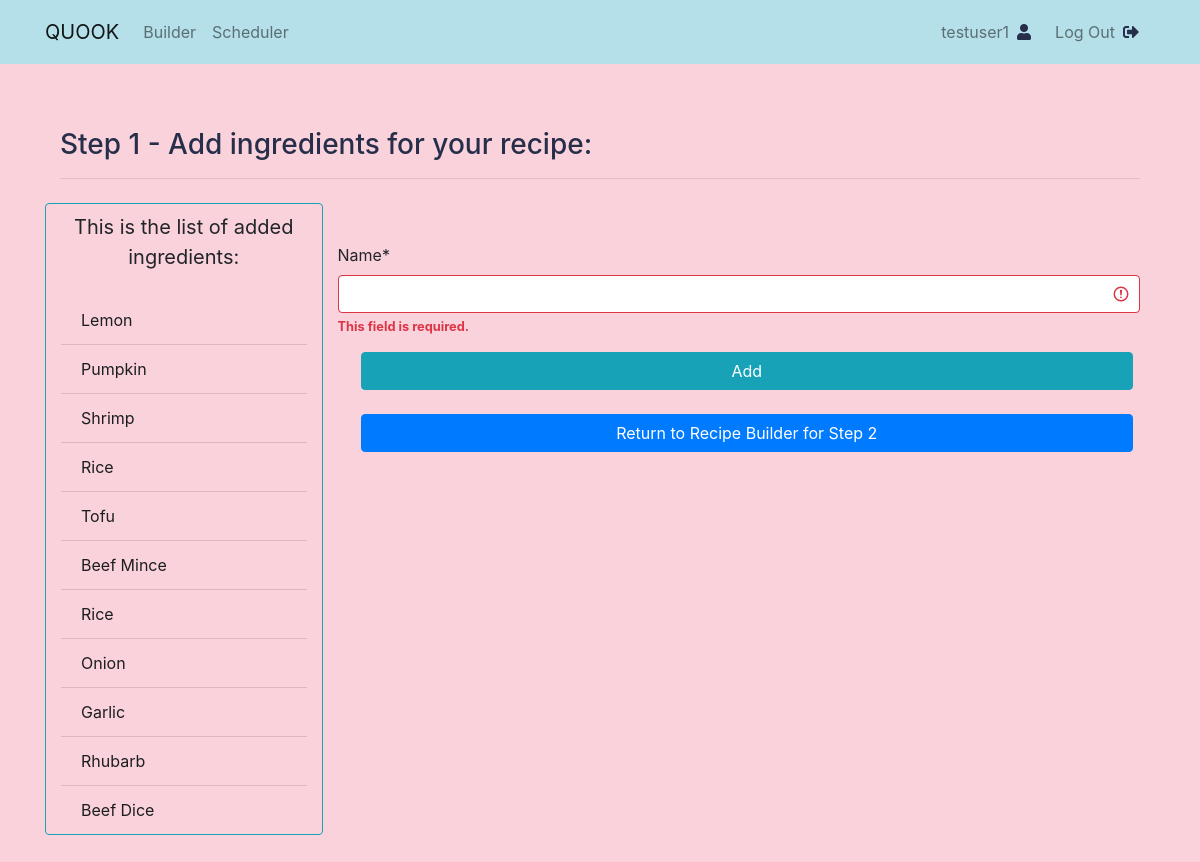
Page /add/ingredient/ (signed in) on the earlier database version.
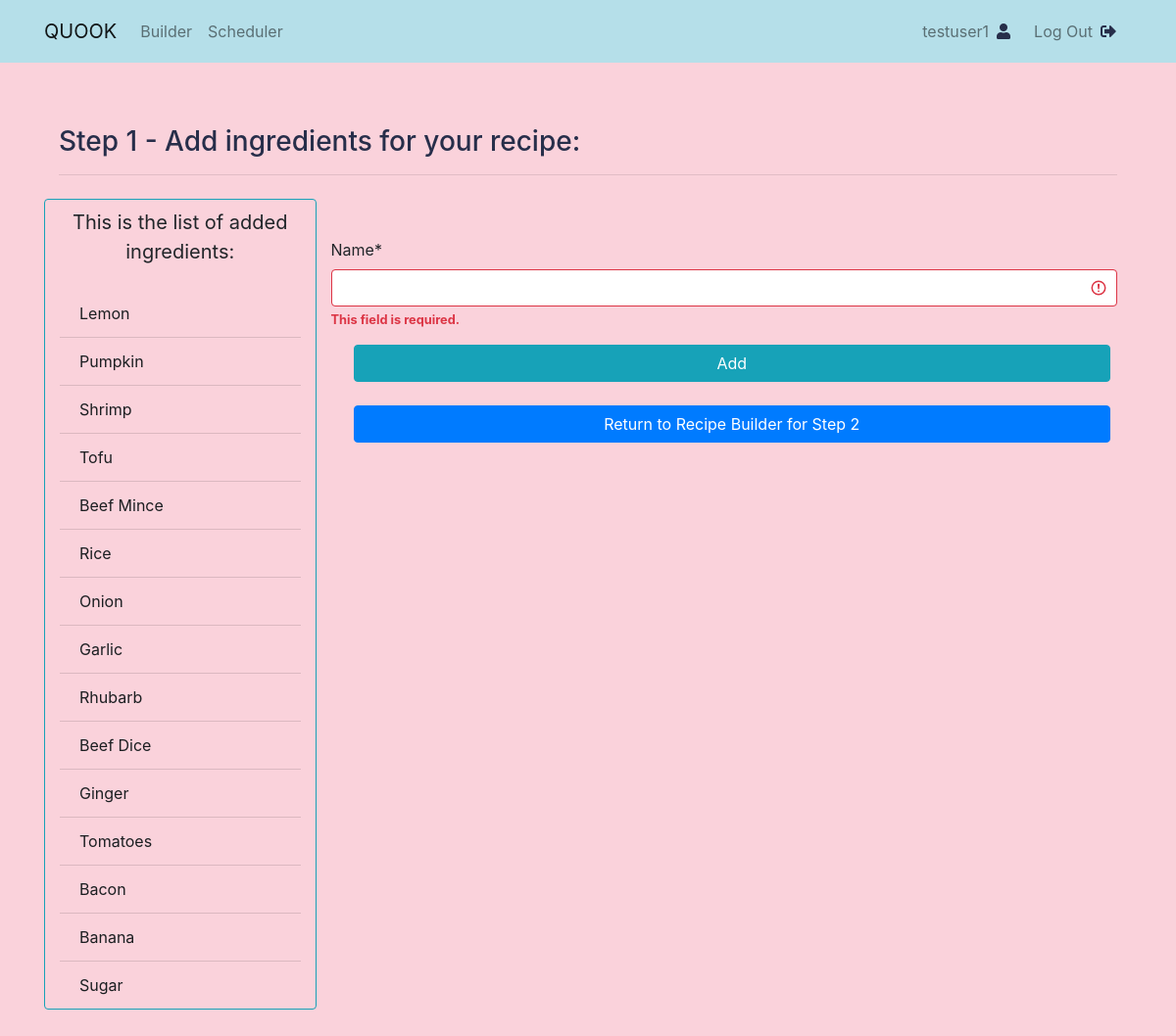
Same page on the later database version.
### recipe/models.py (models this page shows)
class Ingredient(models.Model):
    alphabet = RegexValidator(
        r'^[A-Za-z]+$', 'Only alphabet characters are allowed.')
    name = models.CharField(max_length=200, null=True,
                            unique=True, validators=[alphabet])
    def __str__(self):
        return self.name

### recipe/views.py (the view)
# urls.py: path('add/ingredient/', views.addIngredient, name='add_ingredient'),
@ login_required
def addIngredient(request):
    ingredient_form = IngredientForm(request.POST)
    ingredient_list = Ingredient.objects.all()
    if request.method == 'POST':
        ingredient_form = IngredientForm(request.POST)
        if ingredient_form.is_valid():
            ingredient_form.save()
            return redirect('recipe:add_ingredient')
    return render(request, 'recipe/add_ingredient.html', {'ingredient_form': ingredient_form, 'ingredient_list': ingredient_list})

### recipe/forms.py
class IngredientForm(ModelForm):
    class Meta:
        model = Ingredient
        fields = ('name',)

### recipe/templates/recipe/add_ingredient.html (shortened to what this page needs)
{% extends "recipe/base.html" %}
{% load crispy_forms_tags %}
{% block content %}
<div class="container my-5">
    <h3>Step 1 - Add ingredients for your recipe:</h3>
    <hr>
    <div class="row fill-50-viewport">
        <div class="col-3 border border-info rounded my-2">
            <p class="lead py-2 text-center"><strong>This is the list of added ingredients:</strong></p>
            <ul class="list-group  list-group-flush d-flex flex-column align-item-start">
                {% for ingredient in ingredient_list %}
                    <li class="list-group-item list-group-item-dark li-bg-colour">
                        {{ ingredient|title }}
                    </li>
                {% endfor %}
            </ul>
        </div>
        <div class="col-9 d-flex flex-column">
            <div class="d-flex flex-column">
                <form class="form-group mt-5" method="POST">
                    {{ ingredient_form|crispy }}
                    <div class="col-12">
                        <button class="btn btn-info btn-block my-1 mx-2" type="submit">Add</button>
                    </div>
                </form>
                <div class="col-12">
                    <a class="btn btn-primary btn-block my-1 mx-2" href="{% url 'recipe:recipe_builder' %}">Return to Recipe Builder for Step 2</a>
                </div>
            </div>
        </div>
    </div>
</div>
{% endblock content %}

Differences in the rows shown:
removed Ingredient: name "Rice"
added Ingredient: name "Ginger"
added Ingredient: name "Tomatoes"
added Ingredient: name "Bacon"
added Ingredient: name "Banana"
added Ingredient: name "Sugar"
